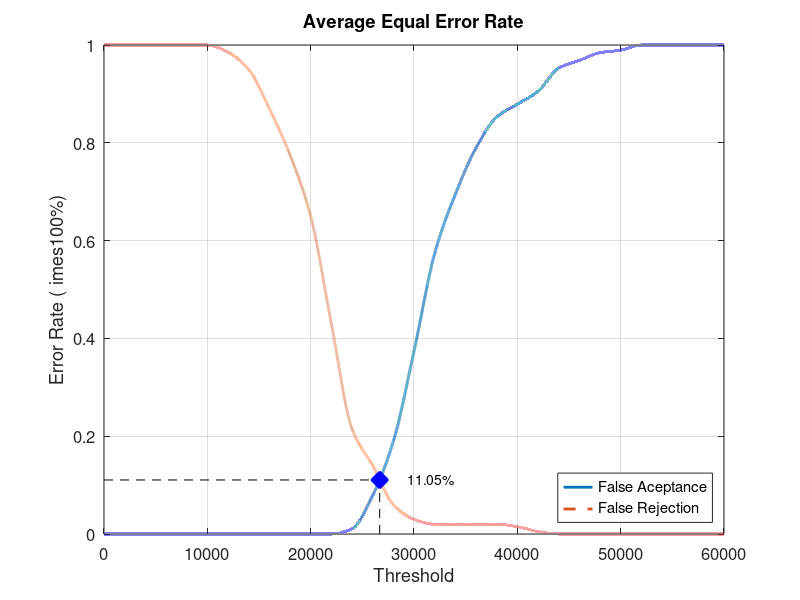
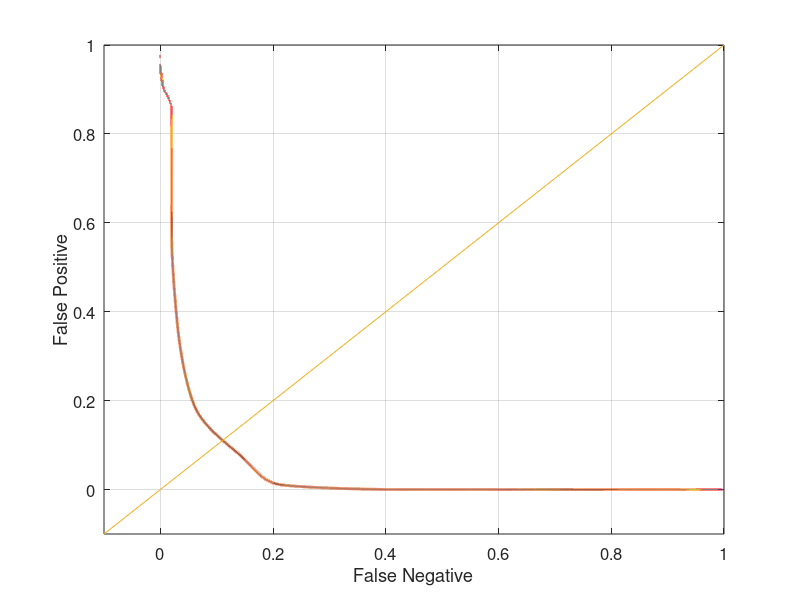

Write the MATLAB code that produced these figures, in order.
close all;
clear;
clc;
x = 0:2000:60000;
xq = 0:0.5:60000;

y0 = [0 0 0 0 0 0 0 0 0 0 0 0 0.0105263 0.0789474 0.189474 0.373684 0.573684 0.694737 0.789474 0.852632 0.878947 0.905263 0.952632 0.968421 0.984211 0.989474 1 1 1 1 1]
yy0 = interp1(x, y0, xq, 'pchip');
y1 = [1 1 1 1 1 1 0.985 0.95 0.87 0.775 0.65 0.43 0.215 0.14 0.06 0.03 0.02 0.02 0.02 0.02 0.015 0.005 0 0 0 0 0 0 0 0 0]
yy1 = interp1(x, y1, xq, 'pchip');

% Calculating EER: 
y2 = abs(y0 - y1);
find(y2 == min(y2))
yy2 = abs(yy0 - yy1);
xEER = find(yy2 == min(yy2));
xEERIndex = xq(xEER) % X-axis EER
yEER = yy0(xEER) % Y-axis EER

main = figure
plot(xq, yy0,'-','LineWidth', 2);	hold on
plot(xq, yy1,'--','LineWidth', 2);	hold on
plot([xEERIndex xEERIndex], [0 yEER], 'k--');	hold on
plot([0 xEERIndex], [yEER yEER], 'k--');	hold on
plot(xEERIndex, yEER, 'bx', 'LineWidth', 10);	hold on
text(xEERIndex + 10 * xEERIndex / 100, yEER, [num2str(round((10000 * yEER)) / 100) '%'])
legend('False Aceptance', 'False Rejection', 'Location', 'SouthEast')
xlabel('Threshold')
ylabel('Error Rate (	imes100%)')
title('Average Equal Error Rate')
set(gca, 'FontSize', 12)
axis([0 60000 0 1])
grid on

print(main, 'Database5_3Main', '-dpng');
FNRxFPR = figure('Color', [1 1 1]);
plot(yy1, yy0, '-', yy1, yy0, 'LineWidth', 2);
hold on
y = -0.1:0.1:1
plot(y, y); 
set(gca, 'FontSize', 12)
xlabel('False Negative')
ylabel('False Positive')
axis([-0.1 1 -0.1 1])
set(gca, 'FontSize', 12)
grid on

print(FNRxFPR, 'Database5_3FNRxFPR','-dpng');
